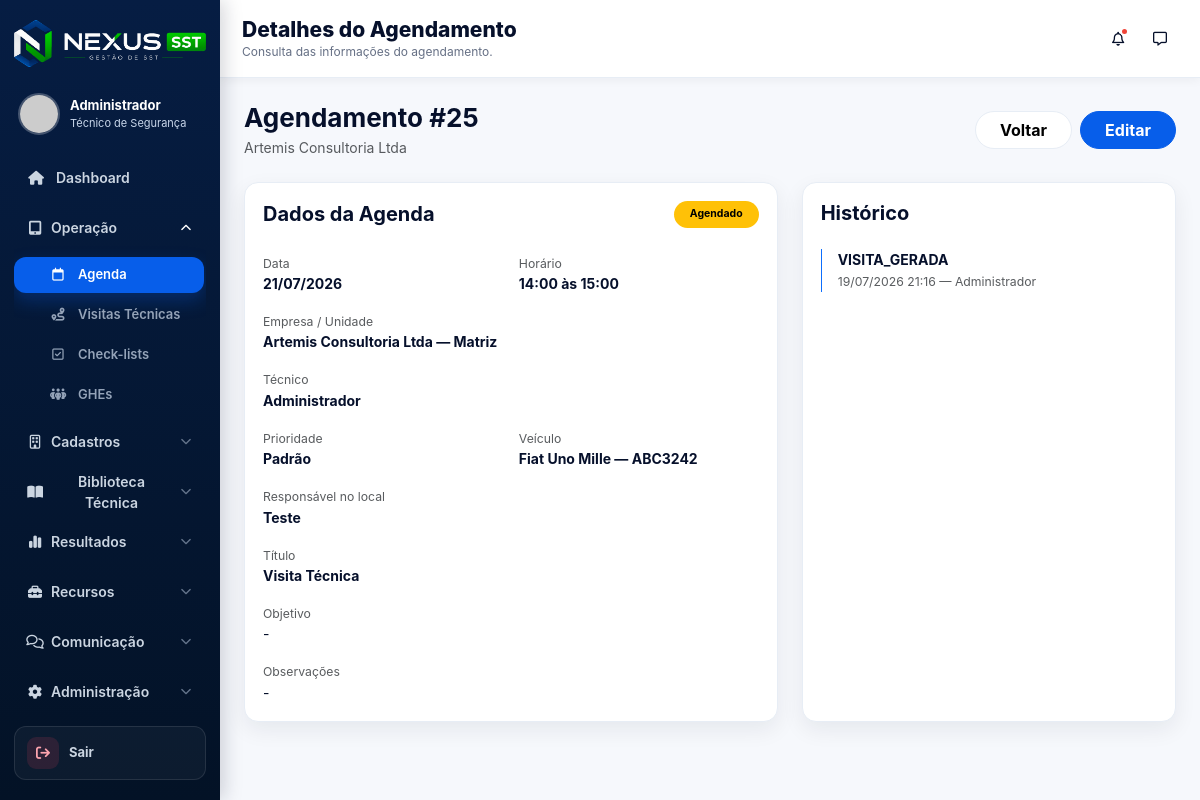
The page /nexus_sst/public/agenda/visualizar/25 (signed in) on the database its author committed.
### tables this page shows
CREATE TABLE `agendas` (
  `id` int NOT NULL AUTO_INCREMENT,
  `empresa_id` int NOT NULL,
  `unidade_id` int DEFAULT NULL,
  `tecnico_id` int NOT NULL,
  `veiculo_id` int DEFAULT NULL,
  `data_agendada` date NOT NULL,
  `hora_inicio` time DEFAULT NULL,
  `hora_fim` time DEFAULT NULL,
  `titulo` varchar(180) DEFAULT NULL,
  `objetivo` text,
  `observacoes` text,
  `responsavel_acompanhamento` varchar(150) DEFAULT NULL,
  `prioridade` enum('PADRAO','URGENTE','CRITICA') DEFAULT 'PADRAO',
  `status` enum('AGENDADO','CONFIRMADO','REAGENDADO','CANCELADO','CONCLUIDO','EXCLUIDO') DEFAULT 'AGENDADO',
  `visita_tecnica_id` int DEFAULT NULL,
  `criado_por` int DEFAULT NULL,
  `atualizado_por` int DEFAULT NULL,
  `cancelado_por` int DEFAULT NULL,
  `excluido_por` int DEFAULT NULL,
  `motivo_cancelamento` text,
  `motivo_exclusao` text,
  `criado_em` timestamp NULL DEFAULT CURRENT_TIMESTAMP,
  `atualizado_em` timestamp NULL DEFAULT NULL ON UPDATE CURRENT_TIMESTAMP,
  `cancelado_em` datetime DEFAULT NULL,
  `excluido_em` datetime DEFAULT NULL,
  PRIMARY KEY (`id`),
  KEY `idx_agendas_empresa` (`empresa_id`),
  KEY `idx_agendas_unidade` (`unidade_id`),
  KEY `idx_agendas_tecnico` (`tecnico_id`),
  KEY `idx_agendas_veiculo` (`veiculo_id`),
  KEY `idx_agendas_status` (`status`),
  KEY `idx_agendas_data` (`data_agendada`),
  KEY `idx_agendas_visita` (`visita_tecnica_id`),
  KEY `fk_agendas_criado_por` (`criado_por`),
  KEY `fk_agendas_atualizado_por` (`atualizado_por`),
  KEY `fk_agendas_cancelado_por` (`cancelado_por`),
  KEY `fk_agendas_excluido_por` (`excluido_por`),
  CONSTRAINT `fk_agendas_atualizado_por` FOREIGN KEY (`atualizado_por`) REFERENCES `usuarios` (`id`) ON DELETE SET NULL,
  CONSTRAINT `fk_agendas_cancelado_por` FOREIGN KEY (`cancelado_por`) REFERENCES `usuarios` (`id`) ON DELETE SET NULL,
  CONSTRAINT `fk_agendas_criado_por` FOREIGN KEY (`criado_por`) REFERENCES `usuarios` (`id`) ON DELETE SET NULL,
  CONSTRAINT `fk_agendas_empresa` FOREIGN KEY (`empresa_id`) REFERENCES `empresas` (`id`),
  CONSTRAINT `fk_agendas_excluido_por` FOREIGN KEY (`excluido_por`) REFERENCES `usuarios` (`id`) ON DELETE SET NULL,
  CONSTRAINT `fk_agendas_tecnico` FOREIGN KEY (`tecnico_id`) REFERENCES `usuarios` (`id`),
  CONSTRAINT `fk_agendas_unidade` FOREIGN KEY (`unidade_id`) REFERENCES `unidades` (`id`) ON DELETE SET NULL,
  CONSTRAINT `fk_agendas_veiculo` FOREIGN KEY (`veiculo_id`) REFERENCES `veiculos` (`id`) ON DELETE SET NULL,
  CONSTRAINT `fk_agendas_visita` FOREIGN KEY (`visita_tecnica_id`) REFERENCES `visitas_tecnicas` (`id`) ON DELETE SET NULL
);

CREATE TABLE `empresas` (
  `id` int NOT NULL AUTO_INCREMENT,
  `codigo` varchar(30) DEFAULT NULL,
  `codigo_externo` varchar(50) DEFAULT NULL,
  `razao_social` varchar(200) NOT NULL,
  `nome_fantasia` varchar(200) DEFAULT NULL,
  `cnpj` varchar(20) DEFAULT NULL,
  `inscricao_estadual` varchar(50) DEFAULT NULL,
  `cnae` varchar(30) DEFAULT NULL,
  `descricao_cnae` varchar(255) DEFAULT NULL,
  `grau_risco` varchar(10) DEFAULT NULL,
  `quantidade_funcionarios` int DEFAULT NULL,
  `telefone` varchar(30) DEFAULT NULL,
  `email` varchar(150) DEFAULT NULL,
  `responsavel` varchar(150) DEFAULT NULL,
  `cargo_responsavel` varchar(150) DEFAULT NULL,
  `contato_responsavel` varchar(100) DEFAULT NULL,
  `endereco` text,
  `cidade` varchar(100) DEFAULT NULL,
  `estado` varchar(2) DEFAULT NULL,
  `cep` varchar(20) DEFAULT NULL,
  `logradouro` varchar(200) DEFAULT NULL,
  `numero` varchar(20) DEFAULT NULL,
  `complemento` varchar(100) DEFAULT NULL,
  `bairro` varchar(100) DEFAULT NULL,
  `tecnico_responsavel` varchar(150) DEFAULT NULL,
  `supervisor_responsavel` varchar(150) DEFAULT NULL,
  `periodicidade_visitas` varchar(50) DEFAULT NULL,
  `observacoes` text,
  `ativo` tinyint(1) DEFAULT '1',
  `criado_em` timestamp NULL DEFAULT CURRENT_TIMESTAMP,
  `atualizado_em` timestamp NULL DEFAULT CURRENT_TIMESTAMP ON UPDATE CURRENT_TIMESTAMP,
  PRIMARY KEY (`id`),
  UNIQUE KEY `uk_empresa_cnpj` (`cnpj`),
  UNIQUE KEY `uk_empresa_codigo` (`codigo`)
);

CREATE TABLE `usuarios` (
  `id` int NOT NULL AUTO_INCREMENT,
  `nome` varchar(150) NOT NULL,
  `email` varchar(150) NOT NULL,
  `senha` varchar(255) NOT NULL,
  `telefone` varchar(30) DEFAULT NULL,
  `tipo` enum('ADMIN','TECNICO','CLIENTE','VISUALIZADOR') DEFAULT 'TECNICO',
  `registro_profissional` varchar(100) DEFAULT NULL,
  `conselho` varchar(50) DEFAULT NULL,
  `uf` char(2) DEFAULT NULL,
  `assinatura` text,
  `ativo` tinyint(1) DEFAULT '1',
  `ultimo_login` datetime DEFAULT NULL,
  `criado_em` timestamp NULL DEFAULT CURRENT_TIMESTAMP,
  `ultimo_acesso` datetime DEFAULT NULL,
  PRIMARY KEY (`id`),
  UNIQUE KEY `email` (`email`)
);

CREATE TABLE `veiculos` (
  `id` int NOT NULL AUTO_INCREMENT,
  `modelo` varchar(100) NOT NULL,
  `placa` varchar(20) NOT NULL,
  `cor` varchar(50) DEFAULT NULL,
  `ativo` tinyint(1) DEFAULT '1',
  `criado_em` timestamp NULL DEFAULT CURRENT_TIMESTAMP,
  PRIMARY KEY (`id`),
  UNIQUE KEY `placa` (`placa`)
);

CREATE TABLE `agenda_historico` (
  `id` int NOT NULL AUTO_INCREMENT,
  `agenda_id` int NOT NULL,
  `usuario_id` int DEFAULT NULL,
  `acao` enum('CRIADA','ALTERADA','REAGENDADA','CANCELADA','EXCLUIDA','CONFIRMADA','CONCLUIDA','VISITA_GERADA') NOT NULL,
  `descricao` text,
  `motivo` text,
  `dados_anteriores` json DEFAULT NULL,
  `dados_novos` json DEFAULT NULL,
  `criado_em` timestamp NULL DEFAULT CURRENT_TIMESTAMP,
  PRIMARY KEY (`id`),
  KEY `idx_agenda_historico_agenda` (`agenda_id`),
  KEY `idx_agenda_historico_usuario` (`usuario_id`),
  KEY `idx_agenda_historico_acao` (`acao`),
  CONSTRAINT `fk_agenda_historico_agenda` FOREIGN KEY (`agenda_id`) REFERENCES `agendas` (`id`) ON DELETE CASCADE,
  CONSTRAINT `fk_agenda_historico_usuario` FOREIGN KEY (`usuario_id`) REFERENCES `usuarios` (`id`) ON DELETE SET NULL
);

### app/views/agenda/visualizar.php (the view, shortened to what the rows shown need)
<?php
require_once dirname(__DIR__) . '/templates/header.php';
$agendamento = $agendamento ?? null;
$historico = $historico ?? [];
$id = (int)($agendamento['id'] ?? 0);
$empresa = !empty($agendamento['empresa_fantasia'])
    ? $agendamento['empresa_fantasia']
    : ($agendamento['empresa_nome'] ?? 'Empresa não informada');
$unidade = !empty($agendamento['unidade_nome'])
    ? $agendamento['unidade_nome']
    : 'Matriz';
$dataAgendada = !empty($agendamento['data_agendada'])
    ? date('d/m/Y', strtotime($agendamento['data_agendada']))
    : '-';
$horaInicio = !empty($agendamento['hora_inicio'])
    ? substr($agendamento['hora_inicio'], 0, 5)
    : '-';
$horaFim = !empty($agendamento['hora_fim'])
    ? substr($agendamento['hora_fim'], 0, 5)
    : null;
$tecnico = !empty($agendamento['tecnico_nome'])
    ? $agendamento['tecnico_nome']
    : 'Não informado';
$status = strtoupper($agendamento['status'] ?? 'AGENDADO');
$statusLabel = match ($status) {
    'AGENDADO' => 'Agendado',
    'CONFIRMADO' => 'Confirmado',
    'REAGENDADO' => 'Reagendado',
    'CANCELADO' => 'Cancelado',
    'CONCLUIDO' => 'Concluído',
    'EXCLUIDO' => 'Excluído',
    default => ucfirst(strtolower($status)),
};
$statusClasse = match ($status) {
    'CONFIRMADO', 'CONCLUIDO' => 'success',
    'REAGENDADO' => 'info',
    'CANCELADO', 'EXCLUIDO' => 'danger',
    default => 'warning',
};
?>
<div class="page-head d-flex align-items-center justify-content-between flex-wrap gap-3 mb-4">
    <div>
        <h2 class="fw-bold mb-1">
            Agendamento #<?= $id ?>
        </h2>
        <p class="text-muted mb-0">
            <?= htmlspecialchars($empresa) ?>
        </p>
    </div>
</div>
<div class="row g-4">
    <div class="col-12 col-lg-7">
        <div class="panel h-100">
            <div class="d-flex align-items-center justify-content-between gap-3 mb-4">
                <h5 class="fw-bold mb-0">Dados da Agenda</h5>
                <span class="badge text-bg-<?= $statusClasse ?> rounded-pill px-3 py-2">
                    <?= htmlspecialchars($statusLabel) ?>
                </span>
            </div>
            <div class="row g-3">
                <div class="col-12 col-md-6">
                    <small class="text-muted">Data</small>
                    <div class="fw-bold">
                        <?= htmlspecialchars($dataAgendada) ?>
                    </div>
                </div>
                <div class="col-12 col-md-6">
                    <small class="text-muted">Horário</small>
                    <div class="fw-bold">
                        <?= htmlspecialchars($horaInicio) ?>
                        <?php if ($horaFim): ?>
                            às <?= htmlspecialchars($horaFim) ?>
                        <?php endif; ?>
                    </div>
                </div>
                <div class="col-12">
                    <small class="text-muted">Empresa / Unidade</small>
                    <div class="fw-bold">
                        <?= htmlspecialchars($empresa) ?>
                        —
                        <?= htmlspecialchars($unidade) ?>
                    </div>
                </div>
                <div class="col-12">
                    <small class="text-muted">Técnico</small>
                    <div class="fw-bold">
                        <?= htmlspecialchars($tecnico) ?>
                    </div>
                </div>
                <div class="col-12 col-md-6">
                    <small class="text-muted">Prioridade</small>
                    <div class="fw-bold">
                        <?= htmlspecialchars(
                            ($agendamento['prioridade'] ?? 'PADRAO') === 'PADRAO'
                                ? 'Padrão'
                                : ucfirst(
                                    strtolower(
                                        $agendamento['prioridade'] ?? 'PADRAO'
                                    )
                                )
                        ) ?>
                    </div>
                </div>
                <div class="col-12 col-md-6">
                    <small class="text-muted">Veículo</small>
                    <div class="fw-bold">
                        <?php if (!empty($agendamento['veiculo_modelo'])): ?>
                            <?= htmlspecialchars($agendamento['veiculo_modelo']) ?>
                            <?php if (!empty($agendamento['veiculo_placa'])): ?>
                                —
                                <?= htmlspecialchars($agendamento['veiculo_placa']) ?>
                            <?php endif; ?>
                        <?php else: ?>
                            Não informado
                        <?php endif; ?>
                    </div>
                </div>
                <div class="col-12">
                    <small class="text-muted">Responsável no local</small>
                    <div class="fw-bold">
                        <?= htmlspecialchars(
                            $agendamento['responsavel_acompanhamento']
                            ?? '-'
                        ) ?>
                    </div>
                </div>
                <div class="col-12">
                    <small class="text-muted">Título</small>
                    <div class="fw-bold">
                        <?= htmlspecialchars(
                            $agendamento['titulo']
                            ?? '-'
                        ) ?>
                    </div>
                </div>
                <div class="col-12">
                    <small class="text-muted">Objetivo</small>
                    <div>
                        <?= nl2br(
                            htmlspecialchars(
                                $agendamento['objetivo']
                                ?? '-'
                            )
                        ) ?>
                    </div>
                </div>
                <div class="col-12">
                    <small class="text-muted">Observações</small>
                    <div>
                        <?= nl2br(
                            htmlspecialchars(
                                $agendamento['observacoes']
                                ?? '-'
                            )
                        ) ?>
                    </div>
                </div>
            </div>
        </div>
    </div>
    <div class="col-12 col-lg-5">
        <div class="panel h-100">
            <?php foreach ($historico as $h): ?>
                <div class="border-start border-primary ps-3 mb-3">
                    <strong>
                        <?= htmlspecialchars(
                            $h['acao'] ?? 'Alteração'
                        ) ?>
                    </strong>
                    <br>
                    <small class="text-muted">
                        <?php if (!empty($h['criado_em'])): ?>
                            <?= date(
                                'd/m/Y H:i',
                                strtotime($h['criado_em'])
                            ) ?>
                        <?php endif; ?>
                        —
                        <?= htmlspecialchars(
                            $h['usuario_nome']
                            ?? 'Sistema'
                        ) ?>
                    </small>
                </div>
            <?php endforeach; ?>
        </div>
    </div>
</div>
<?php require_once dirname(__DIR__) . '/templates/footer.php'; ?>

### rows shown on the page
agendas: id "25", empresa.nome_fantasia "Artemis Consultoria Ltda", status "Agendado", data_agendada "21/07/2026", hora_inicio "14:00", hora_fim "15:00", criado_por.nome "Administrador", prioridade "Padrão", veiculo.modelo "Fiat Uno Mille", veiculo.placa "ABC3242", responsavel_acompanhamento "Teste", titulo "Visita Técnica", objetivo "-", observacoes "-"
agenda_historico: acao "VISITA_GERADA", criado_em "19/07/2026 21:16", usuario.nome "Administrador"

### other values the page prints
$usuario "Administrador"
$pageTitle "Detalhes do Agendamento"
$pageSubtitle "Consulta das informações do agendamento."
$unidade "Matriz"
